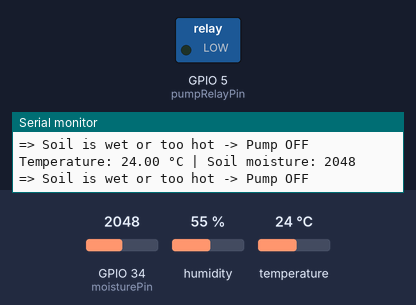
Bench run of a sketch on a simulated ESP32. Shown: switched loads named in the sketch (green lamp = pin HIGH), the last lines printed to the serial monitor. Inputs (shaded band) come from the test bench; at power-on: GPIO 34 (moisturePin) = 2048, humidity 55 %, temperature 24 °C.

Above: at 3.8 s.
3.9 s: GPIO 34 (moisturePin) set to 1971
At 7.4 s:
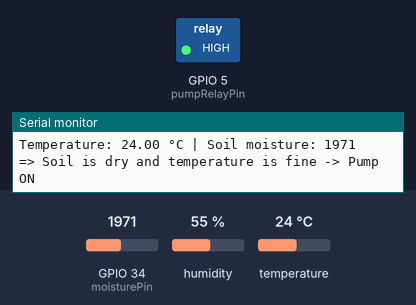
7.8 s: GPIO 34 (moisturePin) set to 2040
At 10.0 s:
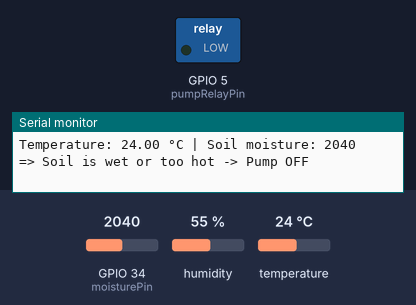
11.7 s: GPIO 34 (moisturePin) set to 1960
At 12.6 s:
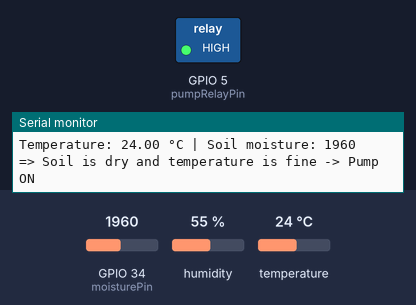
Timing chart, 0 to 14.7 s (numbered marks = the images above; inputs shaded):
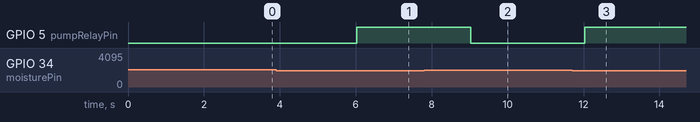

Measured:
- the behaviour switches between 2000 and 1999 on GPIO 34 (moisturePin) (found by bisection; images 0 and 1)
- after the input at 3.9 s, GPIO 5 (pumpRelayPin): LOW → HIGH after 2.1 s
- after the input at 7.8 s, GPIO 5 (pumpRelayPin): HIGH → LOW after 1.2 s
- after the input at 11.7 s, GPIO 5 (pumpRelayPin): LOW → HIGH after 0.34 s

The sketch:

irrigation_system.ino
```cpp
#include <DHT.h>

#define DHTPIN 4          // DHT22 data pin connected to GPIO 4
#define DHTTYPE DHT22
DHT dht(DHTPIN, DHTTYPE);

const int moisturePin = 34;   // Potentiometer (simulated soil moisture sensor) on GPIO 34
const int pumpRelayPin = 5;   // Relay (pump) on GPIO 5

const int dryThreshold = 2000;  // Below this value the soil is considered dry
const float maxTemp = 35.0;     // Maximum temperature for watering (°C)

void setup() {
  Serial.begin(115200);
  dht.begin();
  pinMode(pumpRelayPin, OUTPUT);
  digitalWrite(pumpRelayPin, LOW);  // Pump is off at startup
  Serial.println("Irrigation system started...");
}

void loop() {
  float t = dht.readTemperature();
  int moistureValue = analogRead(moisturePin);  // Reads a value from 0 to 4095

  if (isnan(t)) {
    Serial.println("Error: failed to read from DHT sensor!");
    digitalWrite(pumpRelayPin, LOW);  // Safety: turn the pump off
    delay(3000);                      // Wait before trying again
    return;
  }

  Serial.print("Temperature: ");
  Serial.print(t);
  Serial.print(" °C | Soil moisture: ");
  Serial.println(moistureValue);

  // Watering logic: if the soil is dry and the temperature is acceptable, turn on the water
  if (moistureValue < dryThreshold && t < maxTemp) {
    digitalWrite(pumpRelayPin, HIGH);  // Turn the pump on
    Serial.println("=> Soil is dry and temperature is fine -> Pump ON");
  } else {
    digitalWrite(pumpRelayPin, LOW);   // Turn the pump off
    Serial.println("=> Soil is wet or too hot -> Pump OFF");
  }

  delay(3000);  // Wait 3 seconds before reading again
}
```
